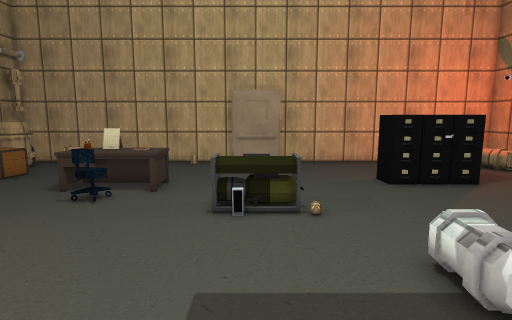
[1] (above)

21 first-person views from a walk through a scene from a Unity 3-D project. The camera is 1.5 m above the floor, tilts 8° down and sees 80° across. The floor is counted in squares, 0.5 m on a side. Each view is taken from the middle of a square. On the plan, view 1 faces up. The plan holds only what a view shows up to about 20 squares ahead; the rest is blank. The player character is not drawn. Door leaves are left out, so doorways stand open. Some surface patterns are stand-ins.

[2]
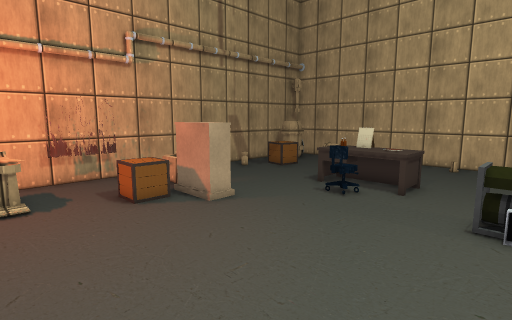

[3]
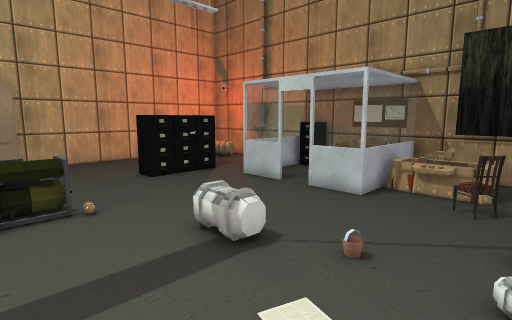

[4]
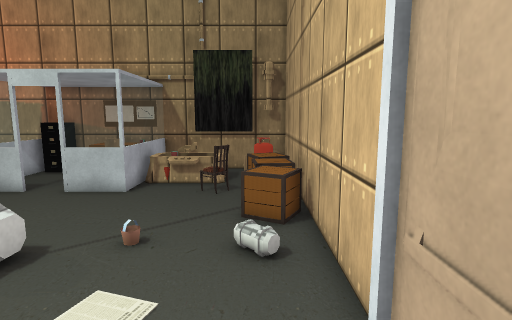

[5]
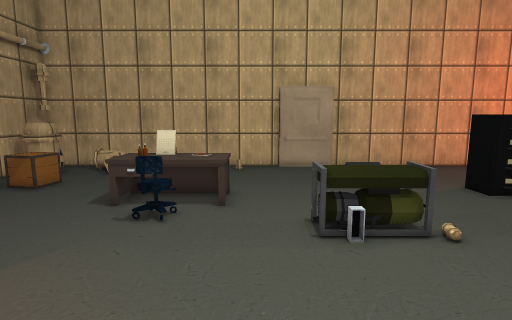

[6]
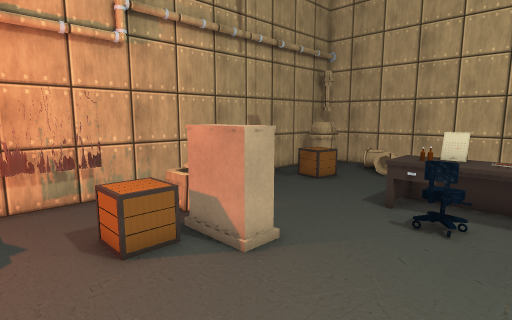

[7]
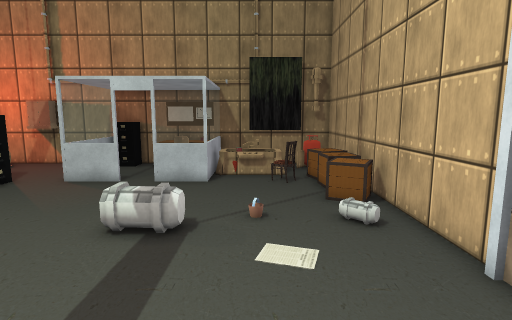

[8]
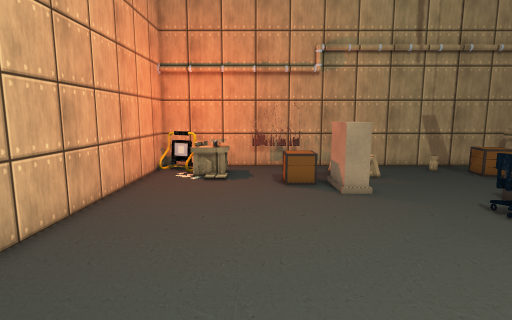

[9]
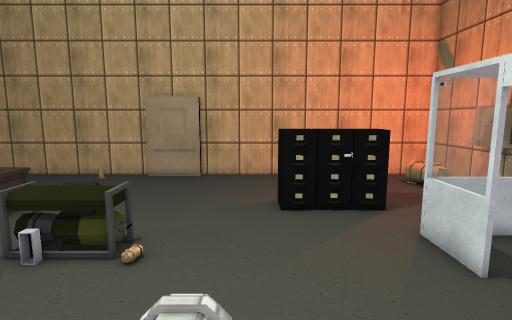

[10]
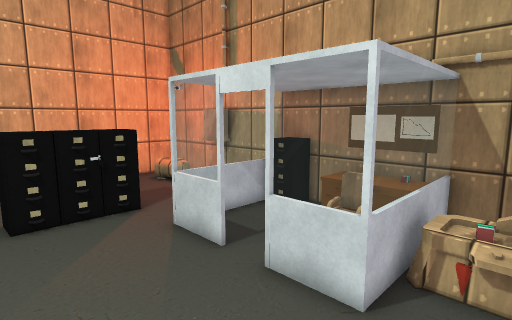

[11]
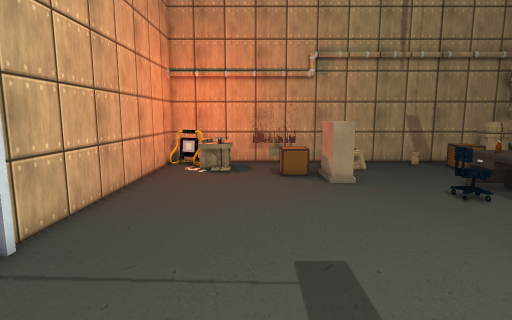

[12]
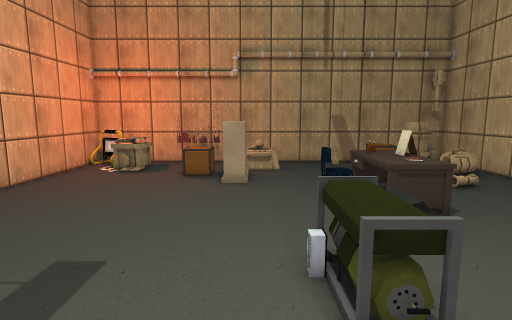

[13]
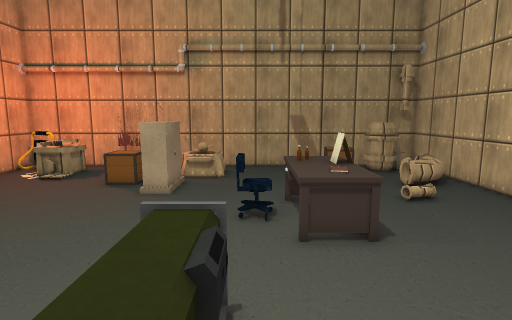

[14]
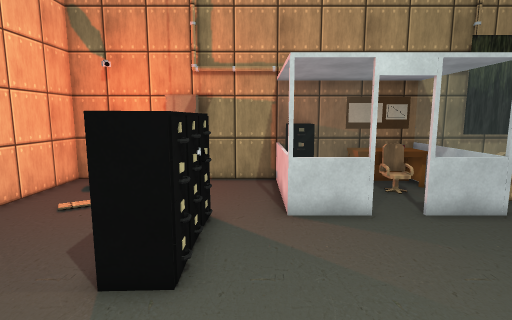

[15]
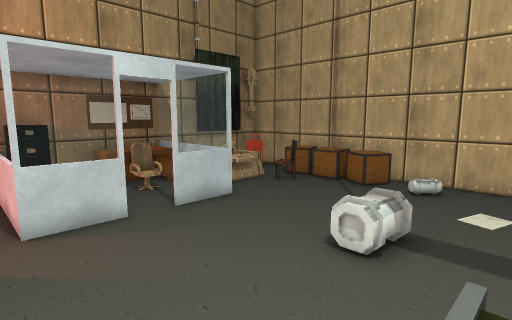

[16]
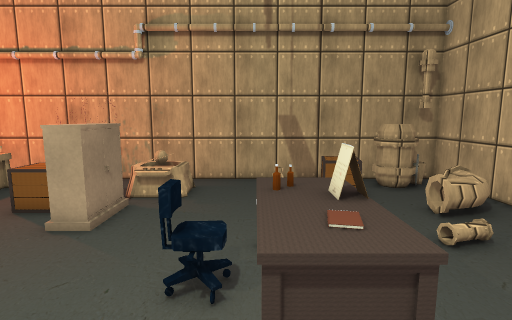

[17]
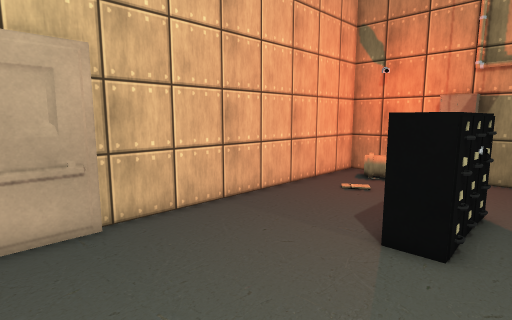

[18]
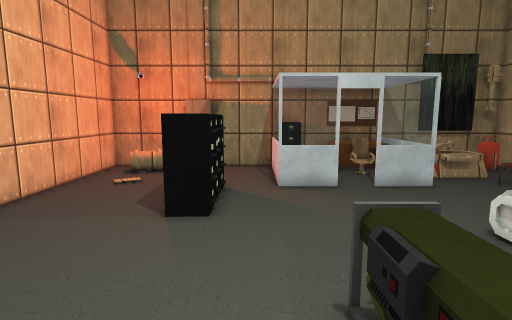

[19]
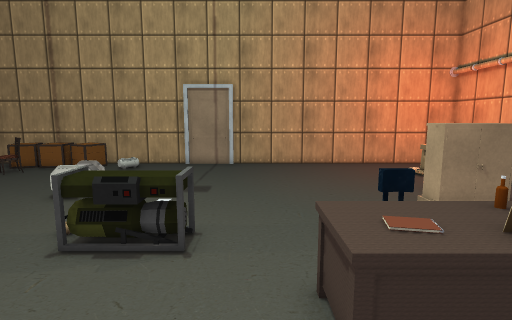

[20]
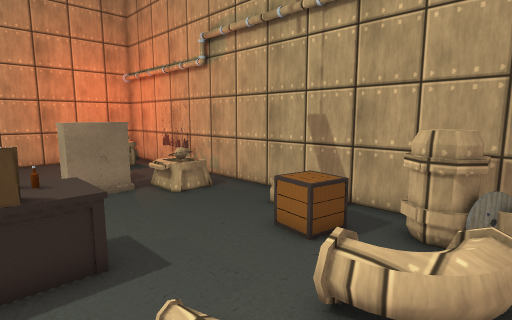

[21]
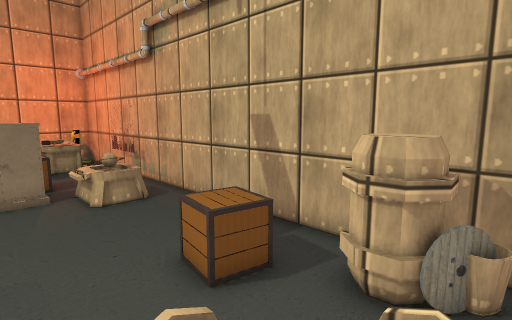

### Floor plan
Points are (right, up) in squares from view 1. A wall is a line through its corners. A room is listed if a view was taken in it or the views show most of it. See-through windows are left out.
Room 1 (views 1, 2, 3, 4, 5, 6, 7, 8, 9, 10, 11, 12, 13, 14, 15, 16, 17, 18, 19, 20, 21)
walls: (1.6, 20.3) (-1.6, 20.3); (-1.5, 20.7) (-13, 20.7); (-11.2, 7.5) (-8.9, 7.5) (-8.9, 6.5) (-11.2, 6.5); (-1.4, -2.7) (1.4, -2.7); (1.5, -2.7) (15.7, -2.7) (15.7, 20.7) (1.5, 20.7); (-15.2, 5.6) (-15.2, 2.8); (15.2, 14.6) (15.2, 16.1); (-13.6, 18.6) (-13.6, 17.9) (-14, 17.4) (-14.5, 17.4) (-15, 17.8); (15.8, 14.7) (14.9, 14.7) (14.9, 16.1); (-15.7, 17.5) (-15.7, -2.7) (-1.5, -2.7); (-14.1, -0.6) (-14.8, -2.1); (15.2, -0.9) (15.2, 2.5)
low walls: (-0.2, 9.7) (-0.3, 10); (-0.5, 10.1) (-0.5, 10.6) (0.5, 10.6) (0.5, 10.3); (-0.6, 9.7) (-1.4, 9.7); (0.8, 9.7) (-0.4, 9.7) (-0.2, 10.4); (-1.3, 10.6) (-1.3, 9.3); (1.4, 9.4) (-1.4, 9.4) (-1.4, 10.4) (1.4, 10.4) (1.4, 9.7) (1, 9.5); (1.3, 9.2) (1.3, 10.6); (10.1, 9.4) (10.1, 10.6); (10.4, 11) (15.8, 11); (10.1, 4.4) (10.1, 6.6); (-13.8, 1.4) (-13.4, 0.5); (-14, 1.5) (-12.4, 1.5); (-14.1, 1.3) (-12.4, 1.3); (15.8, 4.3) (10.4, 4.3); (14.3, -0.9) (13.8, -0.5)
objects: other object (-14, 7) to (-12, 9); other object (-14, 15) to (-12, 16); other object (-13, 0); other object (-12, 1); other object (-12, 4) to (-10, 6); other object (-12, 19) to (-12, 20); other object (-10, 18); other object (-8, 12) to (-8, 14); other object (-7, 12); other object (-7, 13); other object (-7, 13) to (-6, 14); other object (-6, 11); other object (-6, 12) to (-4, 14); other object (-5, 13); other object (6, -2) to (8, -1); other object (6, 13) to (7, 15); other object (8, -2) to (10, -1); other object (8, 13); other object (8, 14) to (8, 15); other object (9, 13); other object (9, 13) to (10, 14); other object (10, 0) to (10, 1); other object (10, 4); other object (10, 7); other object (10, 8) to (10, 9); other object (10, 11); other object (11, -2) to (12, -1); other object (11, 1) to (14, 3); other object (12, 3) to (13, 3)

Positions as (right, up) in squares from view 1, and headings:
1: (0, 0), facing up
2: (0, 0), facing up-left
3: (-1, -1), facing up-right
4: (-2, -1), facing right
5: (-3, 2), facing up
6: (-4, 2), facing up-left
7: (-4, 2), facing right
8: (3, 3), facing left
9: (5, 2), facing up
10: (5, 2), facing up-right
11: (5, 3), facing left
12: (5, 8), facing left
13: (3, 11), facing left
14: (1, 12), facing right
15: (1, 12), facing down-right
16: (-1, 12), facing left
17: (-1, 12), facing up-right
18: (-3, 12), facing right
19: (-3, 17), facing down
20: (-6, 20), facing down-left
21: (-9, 20), facing down-left
